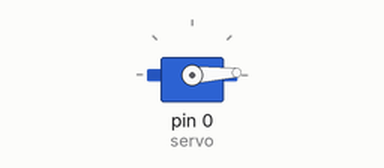
A sketch run on a simulated Arduino Uno, built with avr-gcc and run on an emulated ATmega328P. Shown: servo.

Above: at 0.05 s.
At 0.65 s:
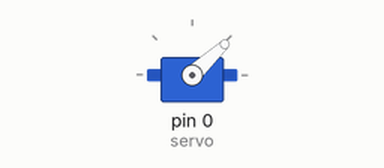
At 0.95 s:
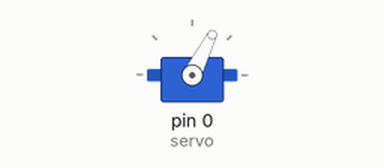
At 1.9 s:
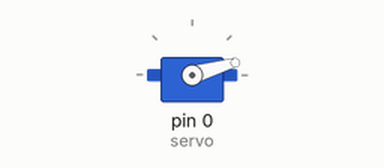
Timing chart, 0 to 4.6 s (numbered marks = the images above):
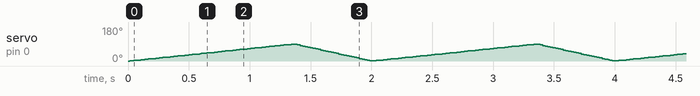

The sketch:

Servo_Motor.ino
```cpp
#include <Servo.h>

Servo servo;

void setup() {
  servo.attach(0);

}
void loop() {
  for(int i=0;i<90; i++){
    servo.write(i);
     delay(15);
  }
  for(int i=90; i>0; i--){
    servo.write(i);
     delay(7);
  }

}
```
